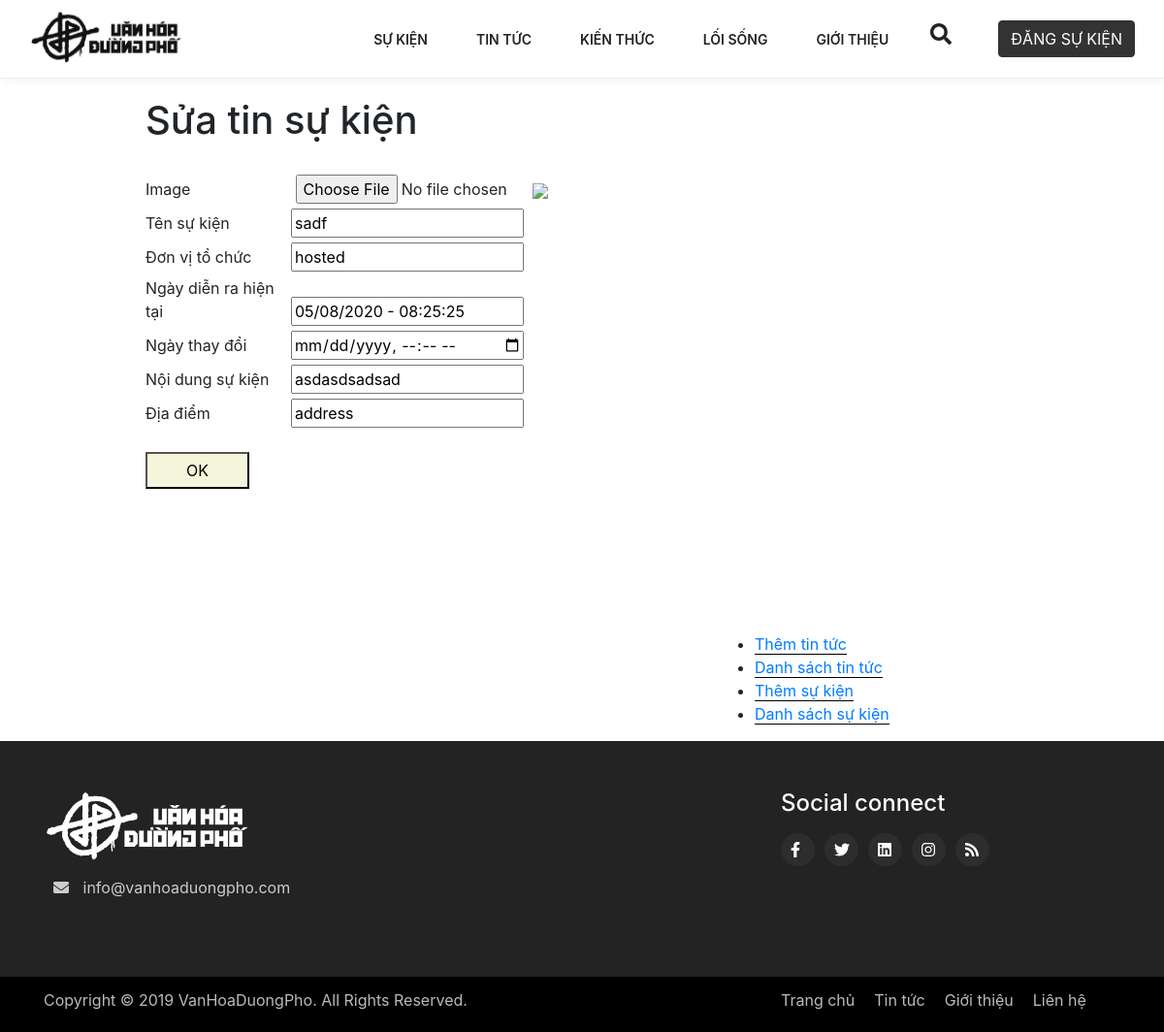
Screenshot of /edit_event.php?id=2 with the database file from the repository.
### tables this page shows
CREATE TABLE `event` (
  `id` int(50) NOT NULL,
  `name` varchar(100) NOT NULL,
  `date` timestamp NOT NULL DEFAULT current_timestamp(),
  `image` varchar(200) NOT NULL,
  `content` varchar(5000) NOT NULL,
  `host` varchar(200) NOT NULL,
  `address` varchar(100) NOT NULL
);

### lib_db.php (called while the page is built, shortened)
<?php
global $link;
function select_one($sql){
	$data = exec_select($sql);
	return $data[0];
}
function exec_select($sql){
	global $link;
	$ret = isset($ret) ? $ret : array();
	$res = $link->query($sql);
	$err = mysqli_error($link);
	if ($res ){
		while( $row = $res->fetch_array(MYSQLI_ASSOC) )
		{
			$ret[]= $row ;
		}
	}
	return $ret;
}

### edit_event.php (the view, shortened to what this page needs)
<?php
	include("lib_db.php");
	$id = isset($_REQUEST["id"]) ? $_REQUEST["id"] : 0;
	$sql = "select * from event
	where id={$id}";
	$result = select_one($sql);
?>
<!DOCTYPE html>
<html lang="en">
<head>
    <link rel="stylesheet" type="text/css" href="style/css-bootstrap/bootstrap.min.css">
    <link rel="stylesheet" type="text/css" href="style/css-fa/all.min.css">
    <link rel="stylesheet" type="text/css" href="style/style.css">
</head>
<body>
    <div class="container-fluid header">
        <div class="row">
            <div class="container">
                <div class="row">
                    <div class="col-lg-2 logo">
                        <div class="row">
                            <a href="index.php">
                                <img src="images/streetculturevn.png"></a>
                        </div>
                    </div>
                    <div class="col-lg-10 mb-nav">
                        <div class="row">
                            <nav class="navbar navbar-expand-lg w-100">
                                <div class="collapse navbar-collapse w-100" id="navbarHeader">
                                    <ul class="navbar-nav mr-auto mt-2 mt-lg-0 textHeader w-100">
                                        <li class="nav-item active">
                                            <a class="nav-link" href="su_kien.php">Sự Kiện</a>
                                        </li>
                                        <li class="nav-item">
                                            <a class="nav-link" href="tin_tuc.php">Tin Tức</a>
                                        </li>
                                        <li class="nav-item">
                                            <a class="nav-link" href="kien_thuc.php">Kiến Thức</a>
                                        </li>
                                        <li class="nav-item">
                                            <a class="nav-link" href="loi_song.php">Lối Sống</a>
                                        </li>
                                        <li class="nav-item">
                                            <a class="nav-link" href="gioi_thieu.php">Giới Thiệu</a>
                                        </li>
                                        <a class="btn search-btn" data-toggle="collapse" href="#collapseSearch"
                                            role="button" aria-expanded="false" aria-controls="collapseSearch">
                                            <i class="fas fa-search"></i>
                                        </a>
                                        <li class="nav-item">
                                            <button type="button" class="btn btn-black">Đăng sự kiện</button>
                                        </li>
                                    </ul>
                                </div>
                            </nav>
                        </div>
                    </div>
                </div>
            </div>
        </div>
    </div>
    <div class="travel-content">
        <div class="travel-content-main">
            <h1>Sửa tin sự kiện</h1>
            <br />
            <form class="form" action="edit_event_exec.php" method="post" enctype="multipart/form-data">
                <label>Image</label>
                <input name="img" type="file" value="<?php echo $result["image"]?>" />
                <img src="<?php echo $result["image"]?>" width="200px" />
                <label>Tên sự kiện</label><input name="title" value="<?php echo $result["name"]?>" />
                <label>Đơn vị tổ chức</label><input name="host" value="<?php echo $result["host"]?>" />
                <label>Ngày diễn ra hiện tại</label><input name="date"
                    value="<?php echo date('d/m/Y - H:i:s',strtotime($result["date"]));?>" />
                <label>Ngày thay đổi</label><input type="datetime-local" name="date" value="" />
                <label>Nội dung sự kiện</label><input name="content" value="<?php echo $result["content"]?>" />
                <label>Địa điểm</label><input name="address" value="<?php echo $result["address"]?>" />
                <button>OK</button>
            </form>
            <br />
            <br />
        </div>
        <div class="travel-content-right">
            <ul>
                <li><a href="add.php">Thêm tin tức</a></li>
                <li><a href="search.php">Danh sách tin tức</a></li>
                <li><a href="add_event.php">Thêm sự kiện</a></li>
                <li><a href="search_event.php">Danh sách sự kiện</a></li>
            </ul>
        </div>
    </div>
    <footer class="container-fluid footer-area">
        <div class="row ">
            <div class="container">
                <div class="row">
                    <div class="col-lg-4 logo-ft">
                        <a href="index.php">
                            <img src="images/logo-white.png">
                        </a>
                        <div class="contact-info mt-3">
                            <ul>
                                <li>
                                    <i class="fas fa-envelope"></i>
                                    <a class="my-mail" href="mailto:info@vanhoaduongpho.com"
                                        target="_blank">info@vanhoaduongpho.com</a>
                                </li>
                            </ul>
                        </div>
                    </div>
                    <div class="col-lg-4 offset-4 social-ft">
                        <h4>Social connect</h4>
                        <div class="social-connect-dm mt-3">
                            <ul>
                                <li>
                                    <a href="#">
                                        <i class="fab fa-facebook-f"></i>
                                    </a>
                                </li>
                                <li>
                                    <a href="#">
                                        <i class="fab fa-twitter"></i>
                                    </a>
                                </li>
                                <li>
                                    <a href="#">
                                        <i class="fab fa-linkedin"></i>
                                    </a>
                                </li>
                                <li>
                                    <a href="#">
                                        <i class="fab fa-instagram"></i>
                                    </a>
                                </li>
                                <li>
                                    <a href="#">
                                        <i class="fas fa-rss"></i>
                                    </a>
                                </li>
                            </ul>
                        </div>
                    </div>
                </div>
            </div>
            <div class="copyright-area">
                <div class="container">
                    <div class="row align-items-center">
                        <div class="col-lg-6">
                            <p>Copyright © 2019 VanHoaDuongPho. All Rights Reserved.</p>
                        </div>
                        <div class="col-lg-4 offset-2">
                            <ul class="footer-nav">
                                <li><a href="/">Trang chủ</a></li>
                                <li><a href="https://vanhoaduongpho.com/tin-tuc">Tin tức</a></li>
                                <li><a href="https://vanhoaduongpho.com/gioi-thieu">Giới thiệu</a></li>
                                <li><a href="https://vanhoaduongpho.com/lien-he">Liên hệ</a></li>
                            </ul>
                        </div>
                    </div>
                </div>
            </div>
        </div>
    </footer>
</body>
</html>

### style/style.css (style rules this page uses)
.header { border-bottom: 1px solid #efefef; box-shadow: 3px 2px 10px rgba(0,0,0,.05); min-height: 75px; display: inline-block; width: 100%; position: fixed; z-index: 999; background-color: #fff; }
.logo { display: inline-block; }
.logo img { display: block; max-width: 158px; padding: 10px 0; }
.container { background: transparent; }
.btn.btn-black { color: #fff; background-color: #333; border-color: #333; font-weight: normal; text-transform: uppercase; width: 90%; margin: 3px 0; }
button.btn.btn-black { margin-left: 30px; width: 100%; height: 38px; }
.navbar li.nav-item { display: flex; align-items: center; }
ul.navbar-nav.mr-auto.mt-2.mt-lg-0.textHeader.w-100 { display: flex; justify-content: flex-end; }
nav.navbar.navbar-expand-lg.w-100 { padding: 0px; margin: 0; min-height: 80px; }
.textHeader a { font-weight: 600; font-size: 14px; color: #222; text-transform: uppercase; padding: 0; margin: 0 17px; }
a.btn.search-btn { font-size: 22px; }
.footer-area { background-color: #232323; display: inline-block; min-height: 300px; padding-top: 50px; position: relative; }
.footer-area .logo-ft img { max-width: 212px; }
svg.svg-inline--fa.fa-envelope { color: #ccc; margin-right: 10px; }
a.my-mail { color: #ccc; }
.contact-info ul { padding-left: 10px; }
.social-ft h4 { color: #fff; }
.social-connect-dm ul { display: flex; padding-left: 0; }
.social-connect-dm ul li a svg { display: inline-block; font-size: medium; color: #fff; }
.social-connect-dm ul li { list-style-type: none; background: #2d2d2d; margin-right: 10px; padding: 5px 10px; border-radius: 999px; width: 35px; }
.copyright-area { display: inline-block; width: 100%; background: #000; position: absolute; bottom: 0; height: 19%; padding-top: 1%; }
.copyright-area p { color: #bbb; }
.copyright-area ul { display: flex; list-style-type: none; padding:0; }
.copyright-area ul li a { color: #bbb; margin-right: 20px; }
.travel-content-main { margin-top: 100px; float:left; width:636px; margin-left:150px; }
.travel-content-right { margin-top: 100px; float:right; width:312px; margin-right:150px; }
.form button { padding: 5px 40px; background: beige; margin-top: 20px; }
.form label { display: inline-block; margin-bottom: .5rem; width: 150px; }
.form input { width: 240px; }
.travel-content-right ul li a { border-bottom: 1px solid black; }

### rows the page displays
event: title "sadf", host "hosted", date "05/08/2020 - 08:25:25", content "asdasdsadsad", address "address"
